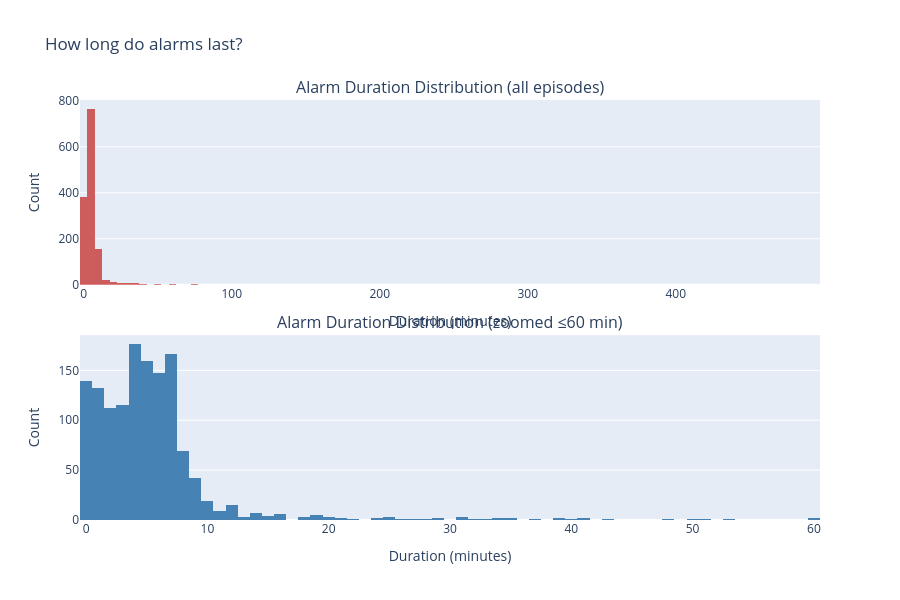

Notebook source saved alongside this figure:
### Code cell
# Distribution of alarm DURATIONS
fig = make_subplots(rows=2, cols=1, subplot_titles=[
    'Alarm Duration Distribution (all episodes)',
    'Alarm Duration Distribution (zoomed ≤60 min)'
], vertical_spacing=0.12)

fig.add_trace(go.Histogram(x=episodes['duration_minutes'], nbinsx=100, 
                            marker_color='indianred', name='All'), row=1, col=1)
fig.add_trace(go.Histogram(x=episodes[episodes['duration_minutes'] <= 60]['duration_minutes'], 
                            nbinsx=60, marker_color='steelblue', name='≤60 min'), row=2, col=1)

fig.update_xaxes(title_text='Duration (minutes)', row=1, col=1)
fig.update_xaxes(title_text='Duration (minutes)', row=2, col=1)
fig.update_yaxes(title_text='Count', row=1, col=1)
fig.update_yaxes(title_text='Count', row=2, col=1)
fig.update_layout(height=600, showlegend=False, title_text='How long do alarms last?')
fig.show()

### Figure 1 — Plotly figure (JSON) as saved in the notebook; plotly's stock layout.template omitted (floating-point values rounded to 4 significant figures; data arrays with more than 128 entries replaced by an {"elided": "..."} marker saying what was removed)
{"data": [{"marker": {"color": "indianred"}, "name": "All", "nbinsx": 100, "type": "histogram", "x": {"elided": "1379 float values"}, "xaxis": "x", "yaxis": "y"}, {"marker": {"color": "steelblue"}, "name": "≤60 min", "nbinsx": 60, "type": "histogram", "x": {"elided": "1366 float values"}, "xaxis": "x2", "yaxis": "y2"}], "layout": {"annotations": [{"font": {"size": 16}, "showarrow": false, "text": "Alarm Duration Distribution (all episodes)", "x": 0.5, "xanchor": "center", "xref": "paper", "y": 1, "yanchor": "bottom", "yref": "paper"}, {"font": {"size": 16}, "showarrow": false, "text": "Alarm Duration Distribution (zoomed ≤60 min)", "x": 0.5, "xanchor": "center", "xref": "paper", "y": 0.44, "yanchor": "bottom", "yref": "paper"}], "height": 600, "showlegend": false, "title": {"text": "How long do alarms last?"}, "xaxis": {"anchor": "y", "domain": [0, 1], "title": {"text": "Duration (minutes)"}}, "xaxis2": {"anchor": "y2", "domain": [0, 1], "title": {"text": "Duration (minutes)"}}, "yaxis": {"anchor": "x", "domain": [0.56, 1], "title": {"text": "Count"}}, "yaxis2": {"anchor": "x2", "domain": [0, 0.44], "title": {"text": "Count"}}}}
